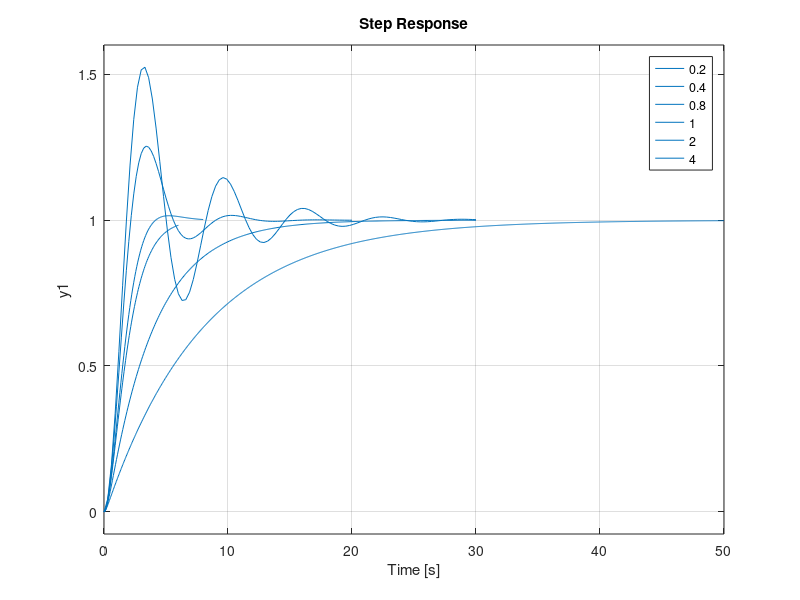

The MATLAB source for this figure:
pkg load control

k = 10
m = 10
D = [4 8 16 20 40 80]
for i=1:6
    A = [0 1;-k/m -D(i)/m]
    B = [0;k/m]
    C = [1 0]
    E = [0]
    my_ss = ss(A,B,C,E)
    hold on;
    step(my_ss)
end
legend ('0.2','0.4','0.8','1','2','4')
